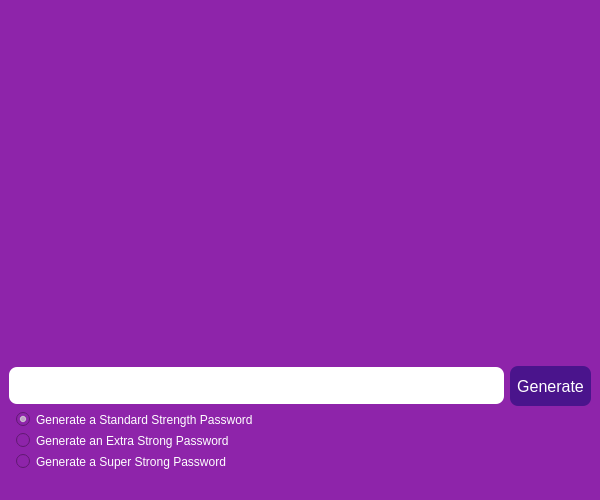
<?xml version="1.0" encoding="UTF-8"?>
<ui version="4.0">
 <class>MainWindow</class>
 <widget class="QMainWindow" name="MainWindow">
  <property name="geometry">
   <rect>
    <x>0</x>
    <y>0</y>
    <width>600</width>
    <height>500</height>
   </rect>
  </property>
  <property name="minimumSize">
   <size>
    <width>600</width>
    <height>500</height>
   </size>
  </property>
  <property name="maximumSize">
   <size>
    <width>600</width>
    <height>500</height>
   </size>
  </property>
  <property name="windowTitle">
   <string>Password Generator</string>
  </property>
  <property name="styleSheet">
   <string notr="true">background-color: #8E24AA;
padding: 0 7px;
color: white;</string>
  </property>
  <widget class="QWidget" name="centralwidget">
   <layout class="QVBoxLayout" name="verticalLayout">
    <item>
     <widget class="QLabel" name="label">
      <property name="text">
       <string/>
      </property>
      <property name="pixmap">
       <pixmap>images/qt.png</pixmap>
      </property>
      <property name="alignment">
       <set>Qt::AlignCenter</set>
      </property>
     </widget>
    </item>
    <item>
     <layout class="QHBoxLayout" name="horizontalLayout">
      <item>
       <widget class="QLineEdit" name="password">
        <property name="minimumSize">
         <size>
          <width>0</width>
          <height>37</height>
         </size>
        </property>
        <property name="font">
         <font>
          <pointsize>12</pointsize>
          <bold>false</bold>
         </font>
        </property>
        <property name="focusPolicy">
         <enum>Qt::ClickFocus</enum>
        </property>
        <property name="styleSheet">
         <string notr="true">border-radius: 8px;
background-color: white;
color: black;</string>
        </property>
        <property name="text">
         <string/>
        </property>
       </widget>
      </item>
      <item>
       <widget class="QPushButton" name="generate_btn">
        <property name="minimumSize">
         <size>
          <width>0</width>
          <height>40</height>
         </size>
        </property>
        <property name="maximumSize">
         <size>
          <width>100</width>
          <height>16777215</height>
         </size>
        </property>
        <property name="font">
         <font>
          <pointsize>12</pointsize>
         </font>
        </property>
        <property name="cursor">
         <cursorShape>PointingHandCursor</cursorShape>
        </property>
        <property name="styleSheet">
         <string notr="true">background-color: #4A148C;
border-radius: 8px;</string>
        </property>
        <property name="text">
         <string>Generate</string>
        </property>
       </widget>
      </item>
     </layout>
    </item>
    <item>
     <widget class="QRadioButton" name="strong_password_btn">
      <property name="text">
       <string>Generate a Standard Strength Password</string>
      </property>
      <property name="checked">
       <bool>true</bool>
      </property>
     </widget>
    </item>
    <item>
     <widget class="QRadioButton" name="extera_strong_password_btn">
      <property name="text">
       <string>Generate an Extra Strong Password</string>
      </property>
     </widget>
    </item>
    <item>
     <widget class="QRadioButton" name="super_strong_password_btn">
      <property name="text">
       <string>Generate a Super Strong Password</string>
      </property>
     </widget>
    </item>
   </layout>
  </widget>
  <widget class="QMenuBar" name="menubar">
   <property name="geometry">
    <rect>
     <x>0</x>
     <y>0</y>
     <width>600</width>
     <height>22</height>
    </rect>
   </property>
  </widget>
  <widget class="QStatusBar" name="statusbar"/>
 </widget>
 <resources/>
 <connections/>
</ui>
